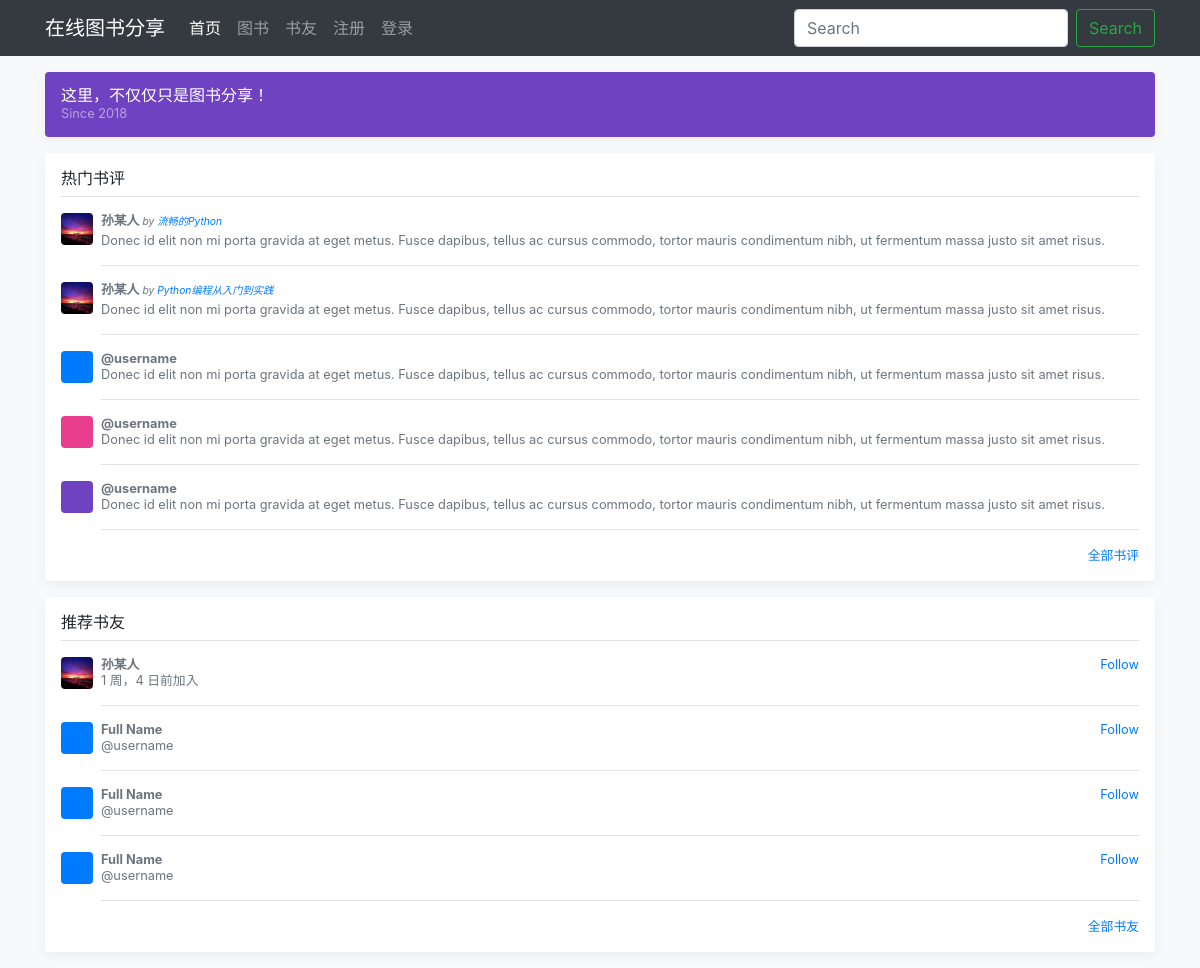
The app's page /, older data.
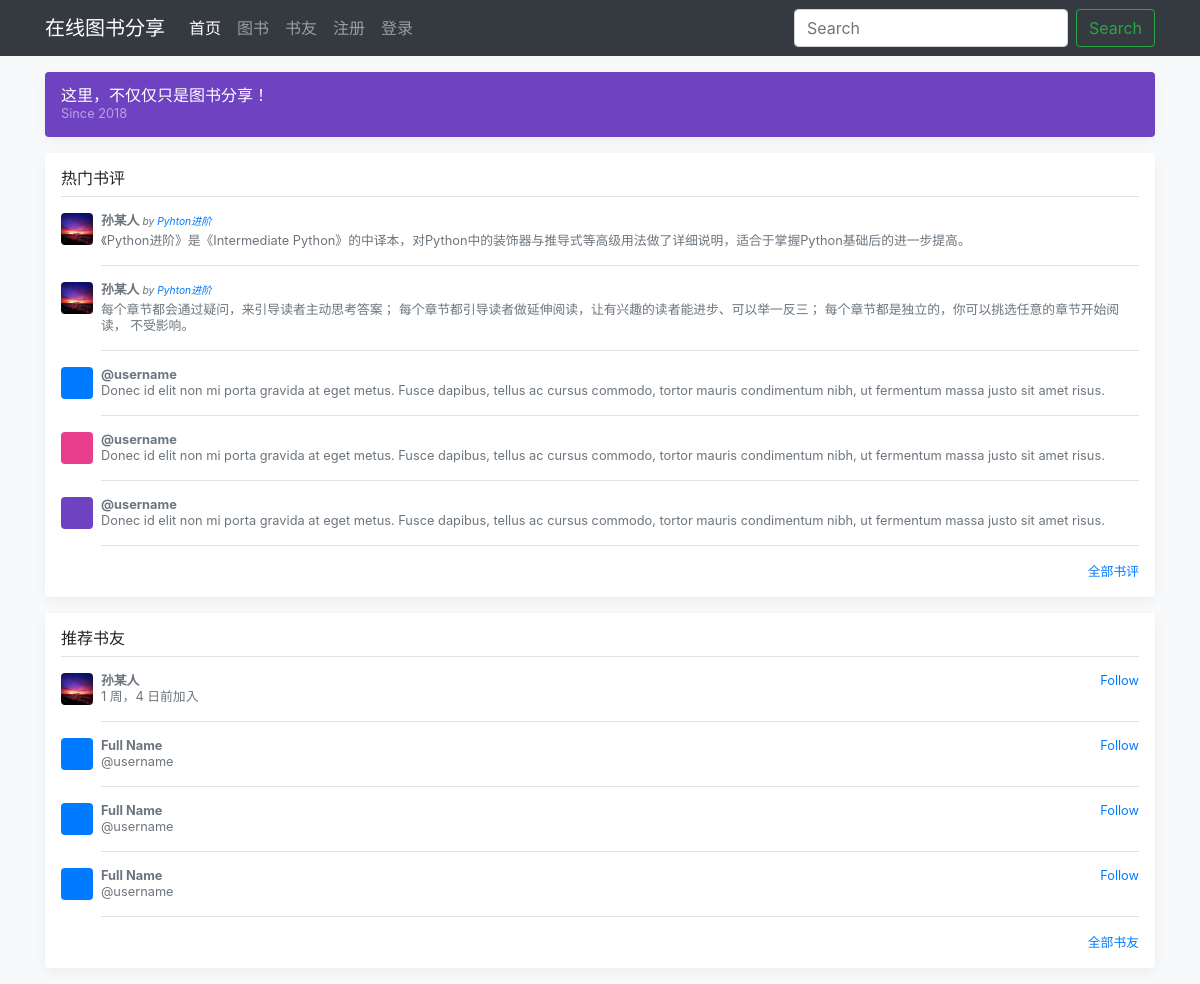
The same page, newer data.
### comments/models.py (models this page shows, shortened)
class Comment(MPTTModel):
    user = models.ForeignKey(settings.AUTH_USER_MODEL, on_delete=models.CASCADE,
                             related_name='book_comments', verbose_name='评论者')
    book = models.ForeignKey(Book, on_delete=models.CASCADE, blank=True, null=True,
                             related_name='comments', verbose_name='图书')
    parent = TreeForeignKey('self', on_delete=models.CASCADE, blank=True, null=True,
                            related_name='replies', verbose_name='父级书评')
    content = models.TextField(verbose_name='评论内容', default=None)
    like_user = models.ManyToManyField(settings.AUTH_USER_MODEL, related_name='like_comments',
                                       blank=True)
    like_number = models.PositiveIntegerField(default=0, verbose_name='点赞数')
    created = models.DateTimeField(auto_now_add=True, db_index=True, verbose_name='评论时间')
    class MPTTMeta:
        order_insertion_by = ('-created', )
    class Meta:
        verbose_name = '书评'
        verbose_name_plural = verbose_name

### users/models.py (models this page shows)
class UserProfile(AbstractUser):
    nickname = models.CharField(max_length=30, blank=True,
                                null=True, verbose_name='昵称')
    signature = models.CharField(max_length=128, blank=True,
                                 null=True, verbose_name='个性签名', default='这家伙很懒，什么都没有留下！')
    avatar = models.ImageField(upload_to='image/user/avatar',
                               default='image/default.jpg', verbose_name='头像')
    class Meta:
        verbose_name = '用户信息'
        verbose_name_plural = verbose_name
    def get_absolute_url(self):
        return reverse('users:user_profile', args=[self.id])
    def __str__(self):
        if self.nickname:
            return self.nickname
        else:
            return self.username

### books/models.py (models this page shows, shortened)
class Book(models.Model):
    name = models.CharField(max_length=128, verbose_name='书名')
    category = models.ForeignKey(Category, on_delete=models.CASCADE,
                                 blank=True, null=True,
                                 related_name='category_books',
                                 verbose_name='分类')
    cover_picture = models.ImageField(upload_to='image/book/picture',
                                      default='image/default.jpg',
                                      verbose_name='封面图')
    desc = models.TextField(verbose_name='简介')
    upload_user = models.ForeignKey(settings.AUTH_USER_MODEL,
                                    on_delete=models.CASCADE,
                                    related_name='upload_books',
                                    verbose_name='上传者')
    created = models.DateTimeField(auto_now_add=True, verbose_name='上传时间')
    class Meta:
        verbose_name = '图书'
        verbose_name_plural = verbose_name
        ordering = ('-created',)

### comments/templatetags/comment_tags.py (called while the page is built)
@register.simple_tag
def get_hot_comments():
    return Comment.objects.all().order_by('-created')[:2]

### users/templatetags/user_tags.py (called while the page is built)
@register.simple_tag
def get_recommend_users():
    users = UserProfile.objects.all()
    return users

### templates/index.html
{% extends "base.html" %}
{% load staticfiles %}
{% load comment_tags %}
{% load user_tags %}
{% block main %}
    <div class="container">
        <div class="d-flex align-items-center p-3 my-3 text-white-50 bg-purple rounded box-shadow">
            <div class="lh-100">
              <h6 class="mb-0 text-white lh-100">这里，不仅仅只是图书分享！</h6>
              <small>Since 2018</small>
            </div>
        </div>
        <div class="my-3 p-3 bg-white rounded box-shadow">
            <h6 class="border-bottom border-gray pb-2 mb-0">热门书评</h6>
            {% get_hot_comments as hot_comments %}
            {% for hot_comment in hot_comments %}
                <div class="media text-muted pt-3">
                    <a href="{{ hot_comment.user.get_absolute_url }}">
                        <img src="{{ hot_comment.user.avatar.url }}" alt="" class="mr-2 rounded" style="width: 32px; height: 32px;">
                    </a>
                    <p class="media-body pb-3 mb-0 small lh-125 border-bottom border-gray">
                        <strong class="d-block text-gray-dark mb-1">
                            {{ hot_comment.user }}
                            <cite>
                                <span><small>by</small></span>
                                <a class="text-gray-dark" href="#"><small>{{ hot_comment.book.name }}</small></a>
                            </cite>
                        </strong>
                        {{ hot_comment.content }}
                    </p>
                </div>
            {% endfor %}
            <div class="media text-muted pt-3">
              <img data-src="holder.js/32x32?theme=thumb&bg=007bff&fg=007bff&size=1" alt="" class="mr-2 rounded">
              <p class="media-body pb-3 mb-0 small lh-125 border-bottom border-gray">
                <strong class="d-block text-gray-dark">@username</strong>
                Donec id elit non mi porta gravida at eget metus. Fusce dapibus, tellus ac cursus commodo, tortor mauris condimentum nibh, ut fermentum massa justo sit amet risus.
              </p>
            </div>
            <div class="media text-muted pt-3">
              <img data-src="holder.js/32x32?theme=thumb&bg=e83e8c&fg=e83e8c&size=1" alt="" class="mr-2 rounded">
              <p class="media-body pb-3 mb-0 small lh-125 border-bottom border-gray">
                <strong class="d-block text-gray-dark">@username</strong>
                Donec id elit non mi porta gravida at eget metus. Fusce dapibus, tellus ac cursus commodo, tortor mauris condimentum nibh, ut fermentum massa justo sit amet risus.
              </p>
            </div>
            <div class="media text-muted pt-3">
              <img data-src="holder.js/32x32?theme=thumb&bg=6f42c1&fg=6f42c1&size=1" alt="" class="mr-2 rounded">
              <p class="media-body pb-3 mb-0 small lh-125 border-bottom border-gray">
                <strong class="d-block text-gray-dark">@username</strong>
                Donec id elit non mi porta gravida at eget metus. Fusce dapibus, tellus ac cursus commodo, tortor mauris condimentum nibh, ut fermentum massa justo sit amet risus.
              </p>
            </div>
            <small class="d-block text-right mt-3">
              <a href="#">全部书评</a>
            </small>
      </div>
        <div class="my-3 p-3 bg-white rounded box-shadow">
            <h6 class="border-bottom border-gray pb-2 mb-0">推荐书友</h6>
            {% get_recommend_users as recommend_users %}
            {% for recommend_user in recommend_users %}
                <div class="media text-muted pt-3">
                  <a href="#">
                      <img src="{{ recommend_user.avatar.url }}" alt="" class="mr-2 rounded" style="width: 32px; height: 32px;">
                  </a>
                  <div class="media-body pb-3 mb-0 small lh-125 border-bottom border-gray">
                    <div class="d-flex justify-content-between align-items-center w-100">
                      <strong class="text-gray-dark">{{ recommend_user }}</strong>
                      <a href="#">Follow</a>
                    </div>
                    <span class="d-block">{{ recommend_user.date_joined|timesince }}前加入</span>
                  </div>
                </div>
            {% endfor %}
            <div class="media text-muted pt-3">
              <img data-src="holder.js/32x32?theme=thumb&bg=007bff&fg=007bff&size=1" alt="" class="mr-2 rounded">
              <div class="media-body pb-3 mb-0 small lh-125 border-bottom border-gray">
                <div class="d-flex justify-content-between align-items-center w-100">
                  <strong class="text-gray-dark">Full Name</strong>
                  <a href="#">Follow</a>
                </div>
                <span class="d-block">@username</span>
              </div>
            </div>
            <div class="media text-muted pt-3">
              <img data-src="holder.js/32x32?theme=thumb&bg=007bff&fg=007bff&size=1" alt="" class="mr-2 rounded">
              <div class="media-body pb-3 mb-0 small lh-125 border-bottom border-gray">
                <div class="d-flex justify-content-between align-items-center w-100">
                  <strong class="text-gray-dark">Full Name</strong>
                  <a href="#">Follow</a>
                </div>
                <span class="d-block">@username</span>
              </div>
            </div>
            <div class="media text-muted pt-3">
              <img data-src="holder.js/32x32?theme=thumb&bg=007bff&fg=007bff&size=1" alt="" class="mr-2 rounded">
              <div class="media-body pb-3 mb-0 small lh-125 border-bottom border-gray">
                <div class="d-flex justify-content-between align-items-center w-100">
                  <strong class="text-gray-dark">Full Name</strong>
                  <a href="#">Follow</a>
                </div>
                <span class="d-block">@username</span>
              </div>
            </div>
            <small class="d-block text-right mt-3">
              <a href="#">全部书友</a>
            </small>
        </div>
    </div>
{% endblock %}

### templates/base.html (shortened to what this page needs)
{% load staticfiles %}
<!doctype html>
<html lang="en">
  <head>
      <link href="{% static 'css/bootstrap.min.css' %}" rel="stylesheet">
      <link href="{% static 'css/offcanvas.css' %}" rel="stylesheet">
      <link  href="{% static 'css/animate.min.css' %}" rel='stylesheet'/>
      <link href="{% static 'css/user-book.css' %}" rel="stylesheet">
      <link href="{% static 'css/font-awesome.min.css' %}" rel='stylesheet'>
  </head>
  <body class="bg-light">
    <nav class="navbar navbar-expand-md fixed-top navbar-dark bg-dark">
      <div class="container">
          <a class="navbar-brand" href="{% url 'index' %}">在线图书分享</a>
          <div class="navbar-collapse  offcanvas-collapse" id="navbarsExampleDefault">
            <ul class="navbar-nav mr-auto">
              <li class="nav-item {% ifequal current_page '' %}active{% endifequal %}">
                <a class="nav-link " href="{% url 'index' %}">首页</a></li>
              <li class="nav-item {% ifequal current_page 'book_list' %}active{% endifequal %}" >
                <a class="nav-link" href="{% url 'books:book_list' %}">图书</a>
              </li>
              <li class="nav-item">
                <a class="nav-link" href="#">书友</a>
              </li>
            {% if request.user.is_authenticated %}
                <li class="nav-item">
                    <a class="nav-link" href="#">关注</a>
                </li>
                <li class="nav-item dropdown">
                    <a class="nav-link dropdown-toggle" href="http://example.com" id="dropdown01" data-toggle="dropdown" aria-haspopup="true" aria-expanded="false">
                        <img src="{{ request.user.avatar.url }}" alt="" class="mr-2 rounded" style="width: 20px; height: 20px;">
                    </a>
                    <div class="dropdown-menu" aria-labelledby="dropdown01">
                      <a class="dropdown-item" href="{% url 'users:user_profile'  request.user.id %}">个人主页</a>
                      <a class="dropdown-item" href="#">注销</a>
                      <a class="dropdown-item" href="#">Something else here</a>
                    </div>
                </li>
            {% else %}
                <li class="nav-item">
                    <a class="nav-link" href="#">注册</a>
                </li>
                <li class="nav-item">
                    <a class="nav-link" href="#">登录</a>
                </li>
            {% endif %}
            </ul>
            <form class="form-inline my-2 my-lg-0">
              <input class="form-control mr-sm-2" type="text" placeholder="Search" aria-label="Search">
              <button class="btn btn-outline-success my-2 my-sm-0" type="submit">Search</button>
            </form>
          </div>
      </div>
    </nav>
    <main role="main">
      {% block main %}
      {% endblock %}
    </main>
  </body>
</html>

### static/css/offcanvas.css (style rules this page uses)
html, body { overflow-x: hidden; }
body { padding-top: 56px; }
.text-white-50 { color: rgba(255, 255, 255, .5); }
.bg-purple { background-color: var(--purple); }
.border-bottom { border-bottom: 1px solid #e5e5e5; }
.box-shadow { box-shadow: 0 .25rem .75rem rgba(0, 0, 0, .05); }
.lh-100 { line-height: 1; }
.lh-125 { line-height: 1.25; }

### static/css/user-book.css (style rules this page uses)
h1, h2, h3, h4, h5, h6 { font-family: "Playfair Display", Georgia, "Times New Roman", serif; }
.border-bottom { border-bottom: 1px solid #e5e5e5; }
.box-shadow { box-shadow: 0 .25rem .75rem rgba(0, 0, 0, .05); }

Row changes from the older to the newer data that the page shows:
no longer on this page (row unchanged): Comment: user.avatar (picture), user "孙某人", book.name "流畅的Python", content "Donec id elit non mi porta gravida at eget metus. Fusce dapibus, tellus ac cursus commodo, tortor mauris condimentum nibh, ut fermentum massa justo sit amet risus."
no longer on this page (row unchanged): Comment: user.avatar (picture), user "孙某人", book.name "Python编程从入门到实践", content "Donec id elit non mi porta gravida at eget metus. Fusce dapibus, tellus ac cursus commodo, tortor mauris condimentum nibh, ut fermentum massa justo sit amet risus."
added Comment: user.avatar (picture), user "孙某人", book.name "Pyhton进阶", content "《Python进阶》是《Intermediate Python》的中译本，对Python中的装饰器与推导式等高级用法做了详细说明，适合于掌握Python基础后的进一步提高。"
added Comment: user.avatar (picture), user "孙某人", book.name "Pyhton进阶", content "每个章节都会通过疑问，来引导读者主动思考答案； 每个章节都引导读者做延伸阅读，让有兴趣的读者能进步、可以举一反三； 每个章节都是独立的，你可以挑选任意的章节开始阅读， 不受影响。"
